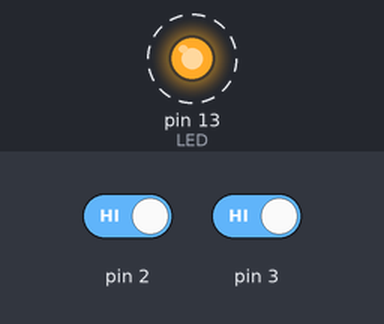
A sketch run on a simulated Arduino Uno, built with avr-gcc and run on an emulated ATmega328P. Parts: output pins drawn as LEDs (lit = HIGH). Dashed ring = blinking. The test bench sets the inputs (shaded band); at power-on: pin 2 HIGH, pin 3 HIGH. What the sketch prints to the serial monitor is not drawn.

Above: at 1.2 s.
1.3 s: pin 2 driven LOW
4.3 s: pin 3 driven LOW
Timing chart, 0 to 13.3 s (numbered marks = the images above; inputs shaded):
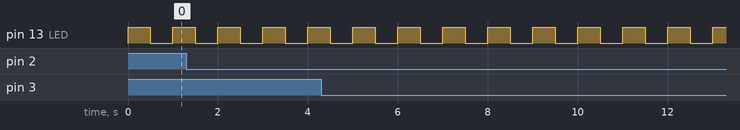

Measured:
- by itself, pin 13 (LED): alternates HIGH for 0.50 s and LOW for 0.50 s

The sketch:

interupt.ino
```cpp
#define LED 13
void setup() {
  Serial.begin(9600);
  pinMode(LED, OUTPUT);
  attachInterrupt(0,displayMicros,FALLING);//RISING khi nhấn nút, tức là ngắt khi nhấn nút
  attachInterrupt(1,displayMillis,FALLING);
}

void loop()
{
  digitalWrite(LED,HIGH);
  delay(500);
  digitalWrite(LED, LOW);
  delay(500);

}
void displayMicros()
{
  Serial.write("Micros()=");
  Serial.println(micros());
}
void displayMillis()
{
  Serial.write("Millis()=");
  Serial.println(millis());
}
```
